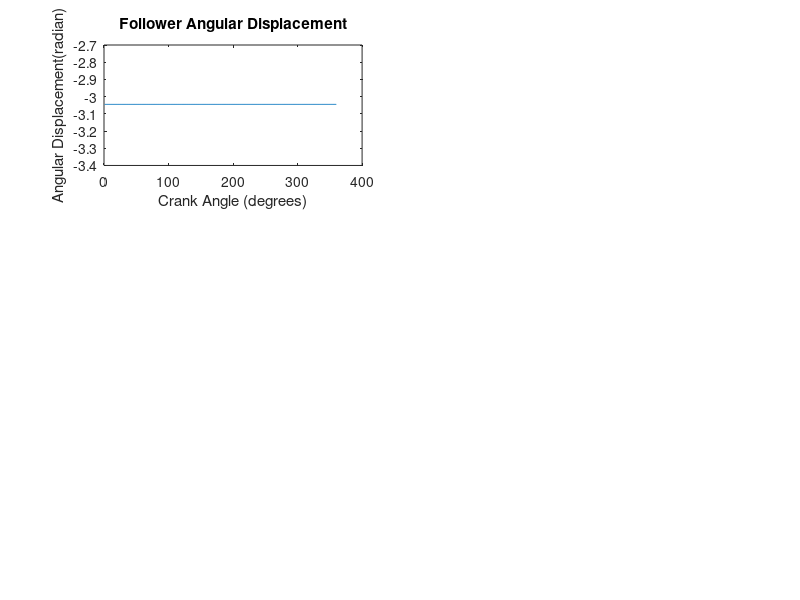
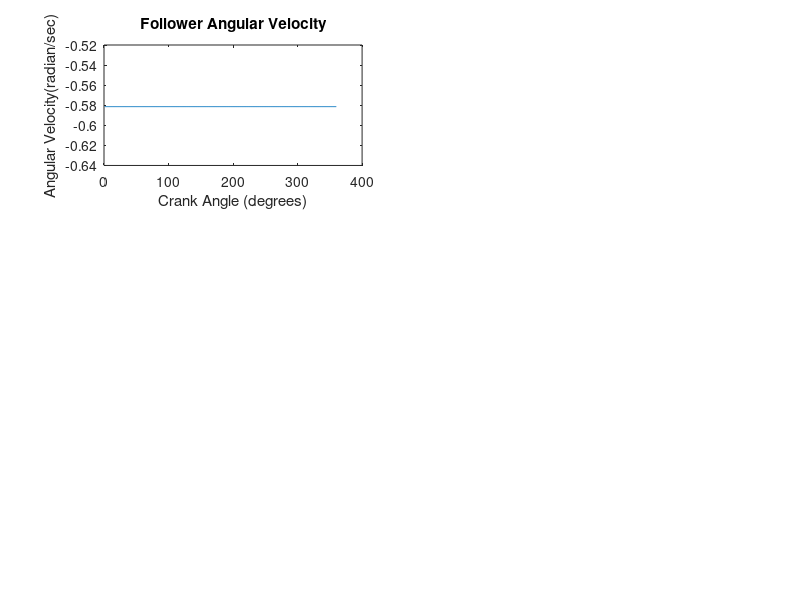

Reproduce these figures in MATLAB, in order.
% Define constants
l = 2; % Length of crank
r = 8; % Length of fixed link
d = 5.6; % Length of follower
e = 6.6; % Length of coupler
omega = 5; % Angular velocity of crank

% Define arrays to store data
theta4_array = zeros(360,1); % Follower angular displacement
omega4_array = zeros(360,1); % Follower angular velocity
alpha4_array = zeros(360,1); % Follower angular acceleration
theta3_array = zeros(360,1); % Coupler angular displacement
omega3_array = zeros(360,1); % Coupler angular velocity
alpha3_array = zeros(360,1); % Coupler angular acceleration

% Loop through one complete revolution of the crank
for i = 1:360
    % Calculate angular displacements, velocities, and accelerations
    theta4 = 2*atan(sqrt((l+r)^2-d^2)/(d+l-r));
    omega4 = (l+r)*omega*sin(theta4)/sqrt((l+r)^2-d^2);
    alpha4 = (l+r)*omega^2*cos(theta4)/(l+r-d*cos(theta4))^2;
    theta3 = 2*atan(sqrt((d-l-r)^2-e^2)/(e-d+l+r));
    omega3 = (l+r)*omega*sin(theta4)/sqrt((l+r)^2-d^2);
    alpha3 = (l+r)*omega^2*cos(theta4)/(l+r-d*cos(theta4))^2;
    
    % Store values in arrays
    theta4_array(i) = theta4;
    omega4_array(i) = omega4;
    alpha4_array(i) = alpha4;
    theta3_array(i) = theta3;
    omega3_array(i) = omega3;
    alpha3_array(i) = alpha3;
    
    % Increment crank angle
    omega = 5; % Angular velocity of crank
end

% Plot results
t = 1:360;
figure;
subplot(3,2,1);
plot(t,theta4_array);
title('Follower Angular Displacement');
xlabel('Crank Angle (degrees)');
ylabel('Angular Displacement(radian)');

t = 1:360;
figure;
subplot(3,2,1);
plot(t,omega4_array);
title('Follower Angular Velocity');
xlabel('Crank Angle (degrees)');
ylabel('Angular Velocity(radian/sec)');
